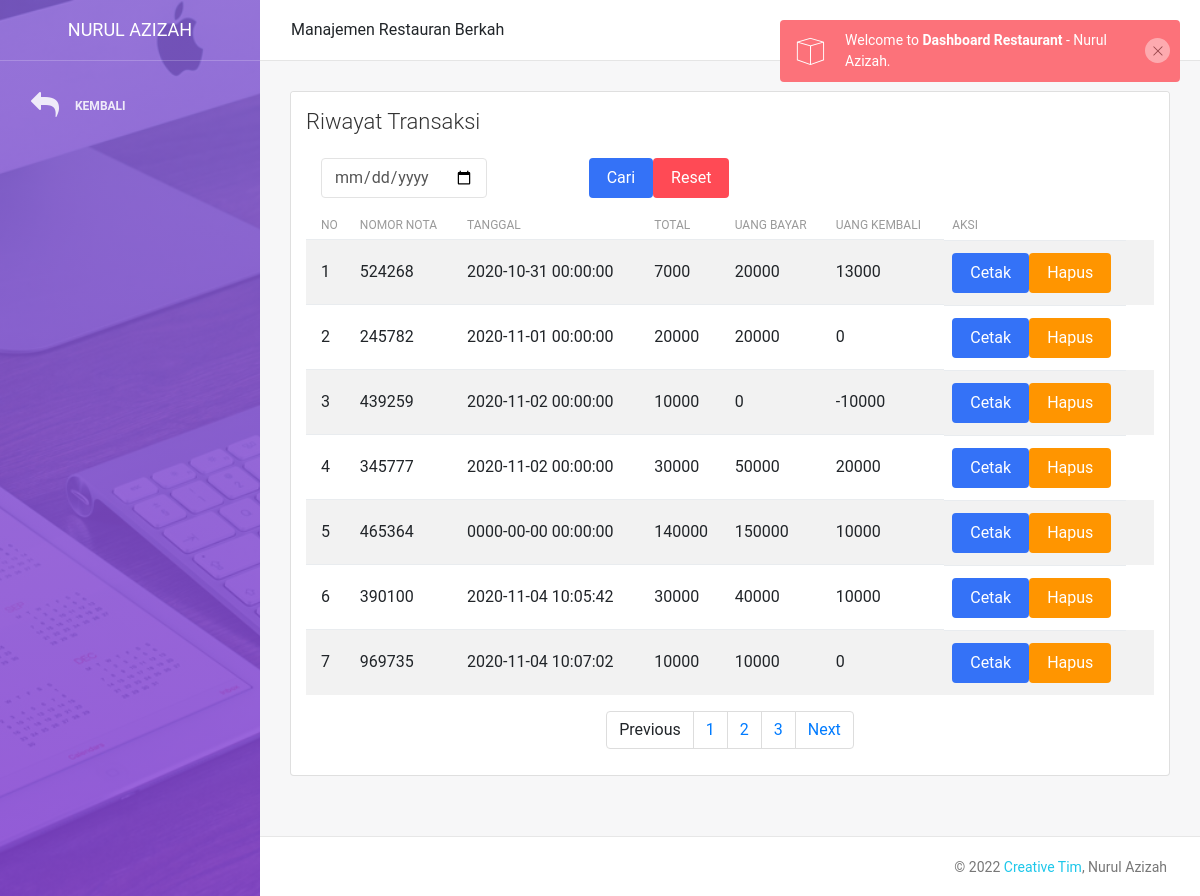
The app's page /riwayat_transaksi.php (signed in) with its own data.
### tables this page shows
CREATE TABLE `transaksi_detail` (
  `id_transaksi_detail` int(11) NOT NULL,
  `id_transaksi` int(11) NOT NULL,
  `id_menu` int(11) NOT NULL,
  `harga` bigint(20) NOT NULL,
  `qty` int(11) NOT NULL,
  `total` bigint(20) NOT NULL
);

CREATE TABLE `transaksi` (
  `id_transaksi` int(11) NOT NULL,
  `tanggal_waktu` datetime NOT NULL,
  `nomor` varchar(10) NOT NULL,
  `total` bigint(20) NOT NULL,
  `nama` varchar(100) NOT NULL,
  `bayar` bigint(20) NOT NULL,
  `kembali` bigint(20) NOT NULL,
  `status` varchar(100) NOT NULL
);

### riwayat_transaksi.php (the view, shortened to what this page needs)
<?php
include 'config.php';
?>
<!DOCTYPE html>
<html lang="en">
<head>
    <link rel="stylesheet" href="https://maxcdn.bootstrapcdn.com/font-awesome/latest/css/font-awesome.min.css" />
    <link href="assets/css/bootstrap.min.css" rel="stylesheet" />
    <link href="assets/css/light-bootstrap-dashboard.css?v=2.0.0 " rel="stylesheet" />
    <link href="assets/css/demo.css" rel="stylesheet" />
</head>
<body>
    <div class="wrapper">
        <div class="sidebar" data-image="assets/img/sidebar-4.jpg">
            <div class="sidebar-wrapper">
                <div class="logo">
                    <a class="simple-text">
                        Nurul Azizah
                    </a>
                </div>
                <ul class="nav">
                     <li>
                        <a class="nav-link" onclick="history.back(-1)">
                            <i class="fa fa-reply"></i>
                            <p>Kembali</p>
                        </a>
                    </li>
                </ul>
            </div>
        </div>
        <div class="main-panel">
            <nav class="navbar navbar-expand-lg " color-on-scroll="500">
                <div class="container-fluid">
                    <div class="collapse navbar-collapse justify-content-end" id="navigation">
                        <ul class="nav navbar-nav mr-auto">
                          Manajemen Restauran Berkah
                        </ul>
                        <ul class="navbar-nav ml-auto">
                            <li class="nav-item">
                                <a class="nav-link">
                                    <span class="no-icon">Riwayat Transaksi</span>
                                </a>
                            </li>
                        </ul>
                    </div>
                </div>
            </nav>
            <div class="content">
                <div class="container-fluid">
                    <div class="row">
                        <div class="col">
                            <div class="card">
                                <div class="card-header">
                                    <h4 class="card-title">Riwayat Transaksi</h4>
                                </div>
                                <div class="card-body">
<form class="form-inline" method="post" role="search" >
   <div class="col-md-4">
        <input type="date" name="keyword" class="form-control" placeholder="Cari Bahan Disini...">
    </div>
  <button type="submit" name="cari" class="btn btn-primary btn-fill">Cari</button>
  <a href="riwayat_transaksi.php" class="btn btn-danger btn-fill">Reset</a>
</form>
  <table id="tabel"  class="table table-hover table-striped">
    <thead>
    <tr>
        <th>No</th>
        <th>Nomor Nota</th>
        <th>Tanggal</th>
        <th>Total</th>
        <th>Uang Bayar</th>
        <th>Uang Kembali</th>
        <th>Aksi</th>
    </tr>
</thead>
    <?php
    $i=1;
    $batas = 7;
    $halaman = isset($_GET['halaman'])?(int)$_GET['halaman'] : 1;
    $halaman_awal = ($halaman>1) ? ($halaman * $batas) - $batas : 0;
    $previous = $halaman - 1;
    $next = $halaman + 1;
    $view = mysqli_query($dbconnect,"SELECT * FROM transaksi_detail NATURAL JOIN transaksi");
    $jumlah_data = mysqli_num_rows($view);
    $total_halaman = ceil($jumlah_data / $batas);
    $view = mysqli_query($dbconnect,"SELECT * FROM transaksi_detail NATURAL JOIN transaksi LIMIT $halaman_awal, $batas");
    while($row = mysqli_fetch_array($view)){
    ?>
    <tr>
        <td><?=$i?></td>
        <td><?= $row['nomor']?></td>
        <td><?= $row['tanggal_waktu']?></td>
        <td><?= $row['total']?></td>
        <td><?= $row['bayar']?></td>
        <td><?= $row['kembali']?></td>
        <td>
            <a href="cetak_transaksi.php?id=<?=$row['id_transaksi_detail']?>" class="btn btn-primary btn-fill">Cetak</a>
            <a href="hapus_transaksi.php?id=<?=$row['id_transaksi_detail']?>" class="btn btn-warning btn-fill" onclick="return confirm('Apakah anda yakin?')">Hapus</a>
        </td>
    </tr>
    <?php
    $i++;
    }
    ?>
  </table>
   <nav>
            <ul class="pagination justify-content-center">
                <li class="page-item">
                    <a class="page-link" <?php if($halaman > 1){ echo "href='?halaman=$previous'"; } ?>>Previous</a>
                </li>
                <?php
                for($x=1;$x<=$total_halaman;$x++){
                    ?>
                    <li class="page-item"><a class="page-link" href="?halaman=<?php echo $x ?>"><?php echo $x; ?></a></li>
                    <?php
                }
                ?>
                <li class="page-item">
                    <a  class="page-link" <?php if($halaman < $total_halaman) { echo "href='?halaman=$next'"; } ?>>Next</a>
                </li>
            </ul>
        </nav>
                                </div>
                            </div>
                        </div>
                    </div>
                </div>
            </div>
            <footer class="footer">
                <div class="container-fluid">
                    <nav>
                        <p class="copyright text-center">
                            ©
                            <a href="http://www.creative-tim.com">Creative Tim</a>, Nurul Azizah
                        </p>
                    </nav>
                </div>
            </footer>
        </div>
    </div>
</body>
</html>

### records on screen
transaksi_detail: id_transaksi.nomor "524268", id_transaksi.tanggal_waktu "2020-10-31 00:00:00", total "7000", id_transaksi.bayar "20000", id_transaksi.kembali "13000"
transaksi_detail: id_transaksi.nomor "245782", id_transaksi.tanggal_waktu "2020-11-01 00:00:00", total "20000", id_transaksi.bayar "20000", id_transaksi.kembali "0"
transaksi_detail: id_transaksi.nomor "439259", id_transaksi.tanggal_waktu "2020-11-02 00:00:00", total "10000", id_transaksi.bayar "0", id_transaksi.kembali "-10000"
transaksi_detail: id_transaksi.nomor "345777", id_transaksi.tanggal_waktu "2020-11-02 00:00:00", total "30000", id_transaksi.bayar "50000", id_transaksi.kembali "20000"
transaksi_detail: id_transaksi.nomor "465364", id_transaksi.tanggal_waktu "0000-00-00 00:00:00", total "140000", id_transaksi.bayar "150000", id_transaksi.kembali "10000"
transaksi_detail: id_transaksi.nomor "390100", id_transaksi.tanggal_waktu "2020-11-04 10:05:42", total "30000", id_transaksi.bayar "40000", id_transaksi.kembali "10000"
transaksi_detail: id_transaksi.nomor "969735", id_transaksi.tanggal_waktu "2020-11-04 10:07:02", total "10000", id_transaksi.bayar "10000", id_transaksi.kembali "0"
